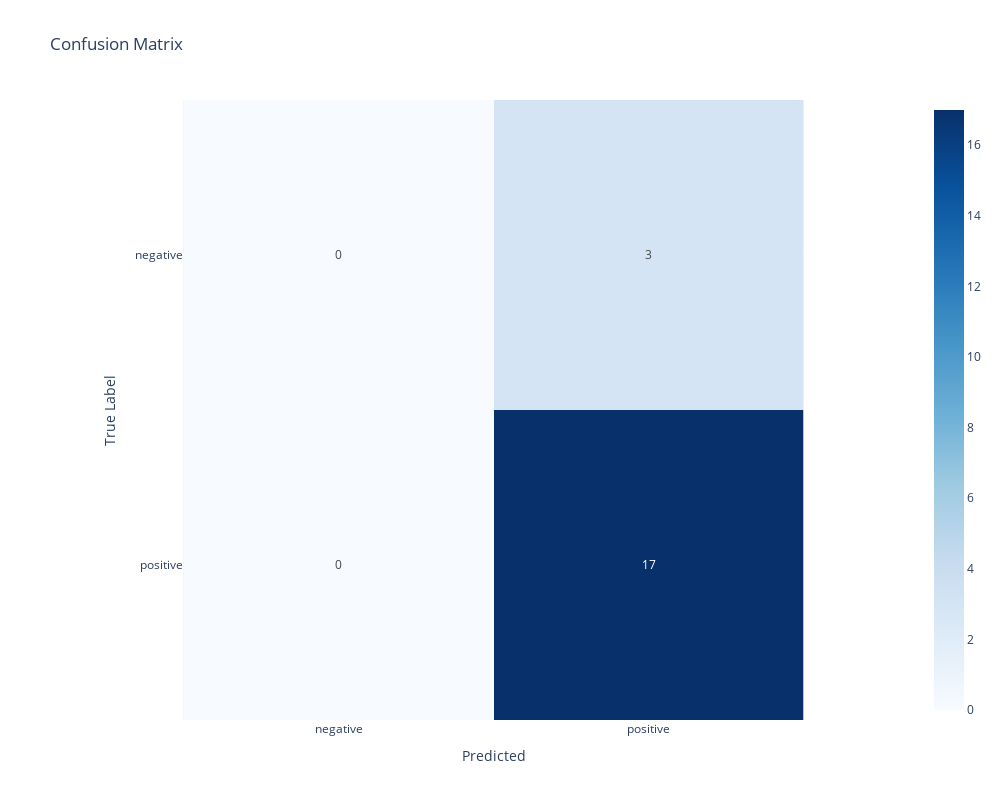

Source (notebook cell):
### Code cell
y_true = y_test  
y_pred = model_svm.predict(X_test)
report(y_true, y_pred, class_labels)

### Figure 1 — Plotly figure (JSON) as saved in the notebook; plotly's stock layout.template omitted (floating-point values rounded to 4 significant figures)
{"data": [{"coloraxis": "coloraxis", "hovertemplate": "Predicted: %{x}<br>True Label: %{y}<br>color: %{z}<extra></extra>", "name": "0", "texttemplate": "%{z}", "type": "heatmap", "x": ["negative", "positive"], "xaxis": "x", "y": ["negative", "positive"], "yaxis": "y", "z": [[0, 3], [0, 17]]}], "layout": {"coloraxis": {"colorscale": [[0, "rgb(247,251,255)"], [0.125, "rgb(222,235,247)"], [0.25, "rgb(198,219,239)"], [0.375, "rgb(158,202,225)"], [0.5, "rgb(107,174,214)"], [0.625, "rgb(66,146,198)"], [0.75, "rgb(33,113,181)"], [0.875, "rgb(8,81,156)"], [1, "rgb(8,48,107)"]]}, "height": 800, "title": {"text": "Confusion Matrix"}, "width": 1000, "xaxis": {"anchor": "y", "constrain": "domain", "domain": [0, 1], "scaleanchor": "y", "title": {"text": "Predicted"}}, "yaxis": {"anchor": "x", "autorange": "reversed", "constrain": "domain", "domain": [0, 1], "title": {"text": "True Label"}}}}
